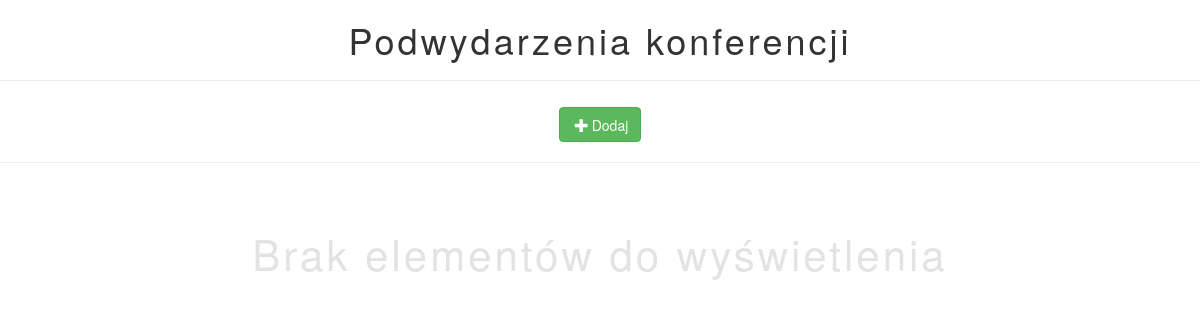
Before: /conferencePlan/list.php (signed in) with the older database file.
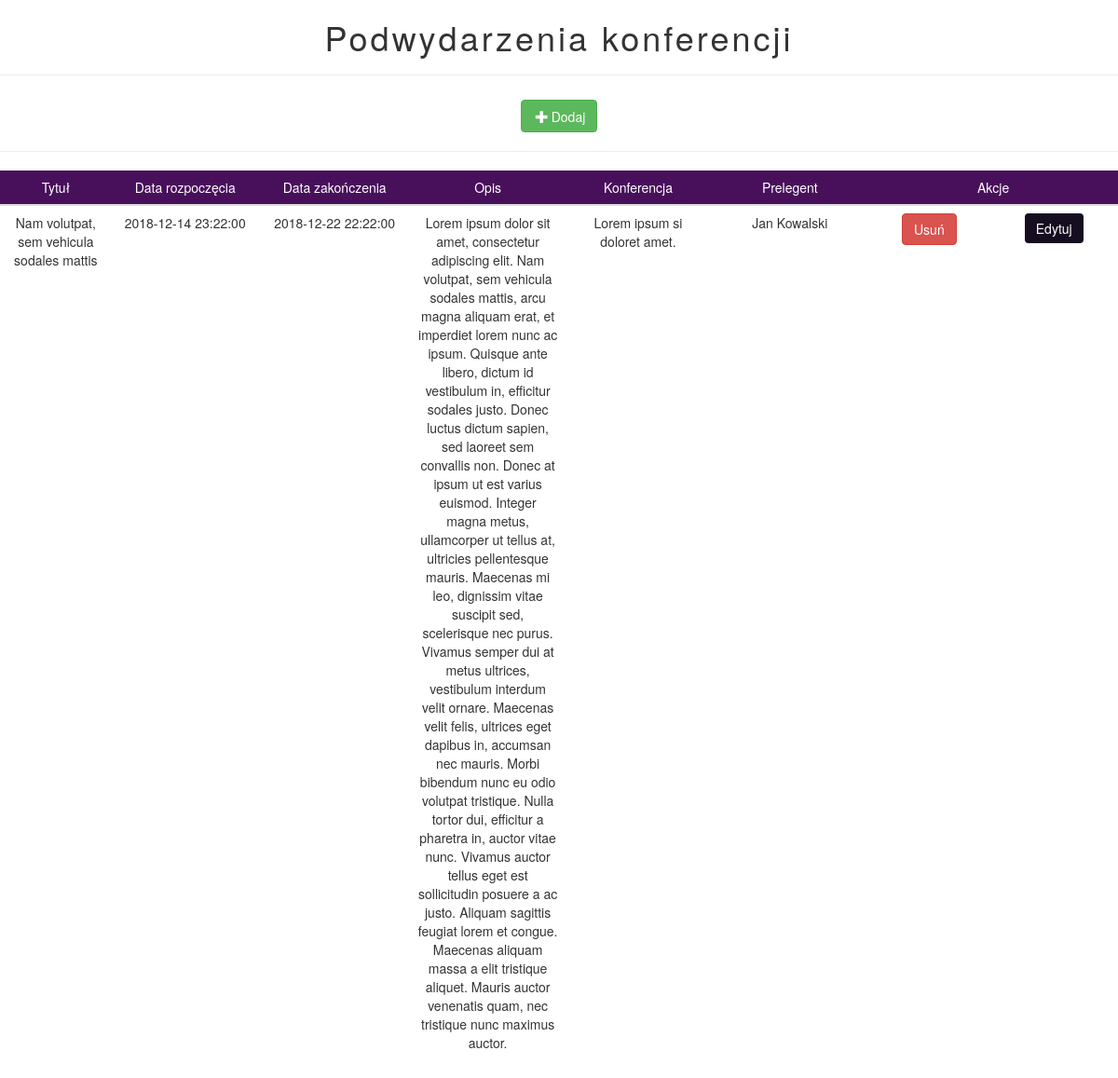
After: the same page with the newer database file.
### tables this page shows
CREATE TABLE IF NOT EXISTS `conference_plan` (
  `id` int(11) NOT NULL AUTO_INCREMENT,
  `conference_id` int(11) DEFAULT NULL,
  `speaker_id` int(11) NOT NULL,
  `tittle` varchar(120) NOT NULL,
  `description` longtext NOT NULL,
  `start_date` datetime NOT NULL,
  `end_date` datetime NOT NULL,
  PRIMARY KEY (`id`),
  KEY `IDX_C93305F3604B8382` (`conference_id`),
  KEY `IDX_C93305F3D04A0F27` (`speaker_id`)
);

CREATE TABLE IF NOT EXISTS `conference` (
  `id` int(11) NOT NULL AUTO_INCREMENT,
  `tittle` varchar(120) NOT NULL,
  `description` longtext NOT NULL,
  `address_id` int(11) DEFAULT NULL,
  PRIMARY KEY (`id`),
  KEY `ADDRESSINCONFERENCE` (`address_id`)
);

CREATE TABLE IF NOT EXISTS `speaker` (
  `id` int(11) NOT NULL AUTO_INCREMENT,
  `name` varchar(50) NOT NULL,
  `surname` varchar(50) NOT NULL,
  `image` varchar(255) DEFAULT NULL,
  `specialization` varchar(150) NOT NULL,
  PRIMARY KEY (`id`)
);

### public/conferencePlan/list.php (the view, shortened to what this page needs)
<html>
    <head>
    </head>
    <body>
        <header class="">
            <h1>Podwydarzenia konferencji</h1>
        </header>
        <hr>
        <nav>
            <a href="new.php" class="btn btn-success"><span class="glyphicon glyphicon-plus" aria-hidden="true"></span>Dodaj</a>
        </nav>
        <hr>
        <div class="table-responsive">
<?php
if ($_SESSION['role'] > 1)
{
    require ('../connection.php');
    $statement = 'SELECT * FROM conference_plan ';
    $query = $pdo->query($statement);
    if ($query->rowCount() > 0)
    {
        echo '<table class="table table-responsive">
                <thead class="bg-primary">
                    <tr>
                        <th>Tytuł</th>
                        <th>Data rozpoczęcia</th>
                        <th>Data zakończenia</th>
                        <th>Opis</th>
                        <th>Konferencja</th>
                        <th>Prelegent</th>
                        <th colspan="2">Akcje</th>
                    </tr>
                </thead>';
        foreach ($query as $row)
        {
            echo '<tr>';
            echo '<td>'.$row['tittle'].'</td>';
            echo '<td>'.$row['start_date'].'</td>';
            echo '<td>'.$row['end_date'].'</td>';
            echo '<td>'.$row['description'].'</td>';
            $statement = 'SELECT * FROM conference WHERE id = '.$row['conference_id'];
            $q = $pdo->query($statement);
            $r = $q->fetch();
            echo '<td>'.$r['tittle'].'</td>';
            $statement = 'SELECT * FROM speaker WHERE id = '.$row['speaker_id'];
            $qr = $pdo->query($statement);
            $rr = $qr->fetch();
            echo '<td>'.$rr['name'].'&nbsp'.$rr['surname'].'</td>';
            echo "<td><form action='delete.php' method='POST'><input type='hidden' name='id' value='".$row['id']."'><input type='submit' class='btn btn-danger' value='Usuń'></form></td>";
            echo "<td><form action='edit.php' method='POST'><input type='hidden' name='id' value='".$row['id']."'><input type='submit' class='btn btn-primary' value='Edytuj'></form></td>";
            echo '</tr>';
        }
        echo '</table>';
    }
    else
    {
        echo '<p class="text-muted">Brak elementów do wyświetlenia</p>';
    }
}
else
{
    header("Location: ../login.php");
    die();
}
?>
        </div>
    </body>
</html>

Changed rows visible on the page:
added conference_plan: tittle "Nam volutpat, sem vehicula sodales mattis", start_date "2018-12-14 23:22:00", end_date "2018-12-22 22:22:00", description "Lorem ipsum dolor sit amet, consectetur adipiscing elit. Nam volutpat, sem vehicula sodales mattis, arcu magna aliquam erat, et imperdiet lorem nunc ac ipsum. Quisque ante libero, dictum id vestibulum in, efficitur sodales justo. Donec luctus dictum sapien, sed laoreet sem convallis non. Donec at ipsum ut est varius euismod. Integer magna metus, ullamcorper ut tellus at, ultricies pellentesque mauris. Maecenas mi leo, dignissim vitae suscipit sed, scelerisque nec purus. Vivamus semper dui at metus ultrices, vestibulum interdum velit ornare. Maecenas velit felis, ultrices eget dapibus in, accumsan nec mauris. Morbi bibendum nunc eu odio volutpat tristique. Nulla tortor dui, efficitur a…", conference.tittle "Lorem ipsum si doloret amet.", speaker.name "Jan", speaker.surname "Kowalski"
Other visible differences:
text no longer shown: "Brak elementów do wyświetlenia"
text now shown: "Tytuł Data rozpoczęcia Data zakończenia Opis Konferencja Prelegent Akcje"
